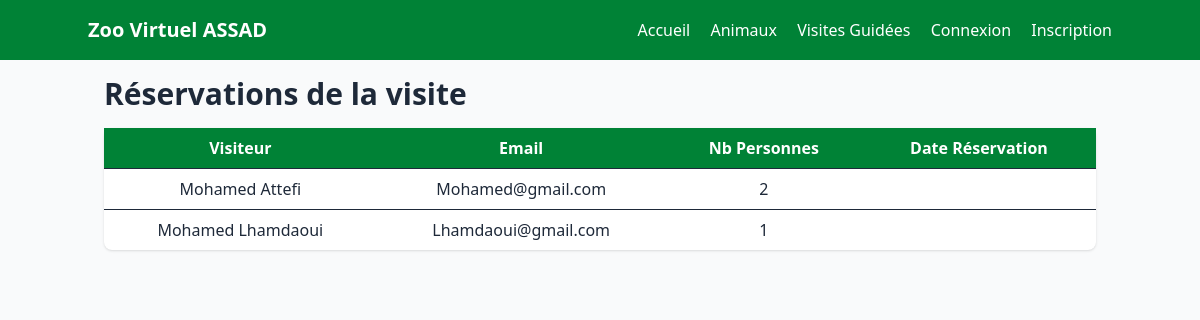
Page /guide/reservations.php on the committed database.
### tables this page shows
CREATE TABLE reservations (
    id INT AUTO_INCREMENT PRIMARY KEY,
    idvisite INT,
    idutilisateur INT,
    nbpersonnes INT,
    datereservation DATETIME DEFAULT CURRENT_TIMESTAMP,
    FOREIGN KEY (idvisite) REFERENCES visitesguidees(id),
    FOREIGN KEY (idutilisateur) REFERENCES utilisateurs(id)
);

CREATE TABLE utilisateurs (
    id INT AUTO_INCREMENT PRIMARY KEY,
    nom VARCHAR(100) NOT NULL,
    email VARCHAR(150) UNIQUE NOT NULL,
    role ENUM('visiteur','guide') NOT NULL,
    motpasse_hash VARCHAR(255) NOT NULL,
    statut ENUM('actif','desactive','en_attente') DEFAULT 'en_attente'
);

### guide/reservations.php (the view)
<?php
include '../includes/header.php';
include '../includes/db.php';
$sql = "SELECT r.nbpersonnes, r.datereservation, u.nom, u.email
        FROM reservations r
        JOIN utilisateurs u ON r.idutilisateur = u.id
        ";
$result = $conn->query($sql);
?>
<h2 class="text-3xl font-bold mb-4">Réservations de la visite</h2>
<table class="w-full table-auto bg-white rounded-lg shadow">
    <thead class="bg-green-700 text-white">
        <tr>
            <th class="px-4 py-2">Visiteur</th>
            <th class="px-4 py-2">Email</th>
            <th class="px-4 py-2">Nb Personnes</th>
            <th class="px-4 py-2">Date Réservation</th>
        </tr>
    </thead>
    <tbody>
        <?php while($row = $result->fetch_assoc()): ?>
        <tr class="border-t text-center">
            <td class="px-4 py-2"><?php echo $row['nom']; ?></td>
            <td class="px-4 py-2"><?php echo $row['email']; ?></td>
            <td class="px-4 py-2"><?php echo $row['nbpersonnes']; ?></td>
            <td class="px-4 py-2"><?php echo $row['datereservation']; ?></td>
        </tr>
        <?php endwhile; ?>
    </tbody>
</table>

### rows in the picture
reservations: idutilisateur.nom "Mohamed Attefi", idutilisateur.email "Mohamed@gmail.com", nbpersonnes "2"
reservations: idutilisateur.nom "Mohamed Lhamdaoui", idutilisateur.email "Lhamdaoui@gmail.com", nbpersonnes "1"
